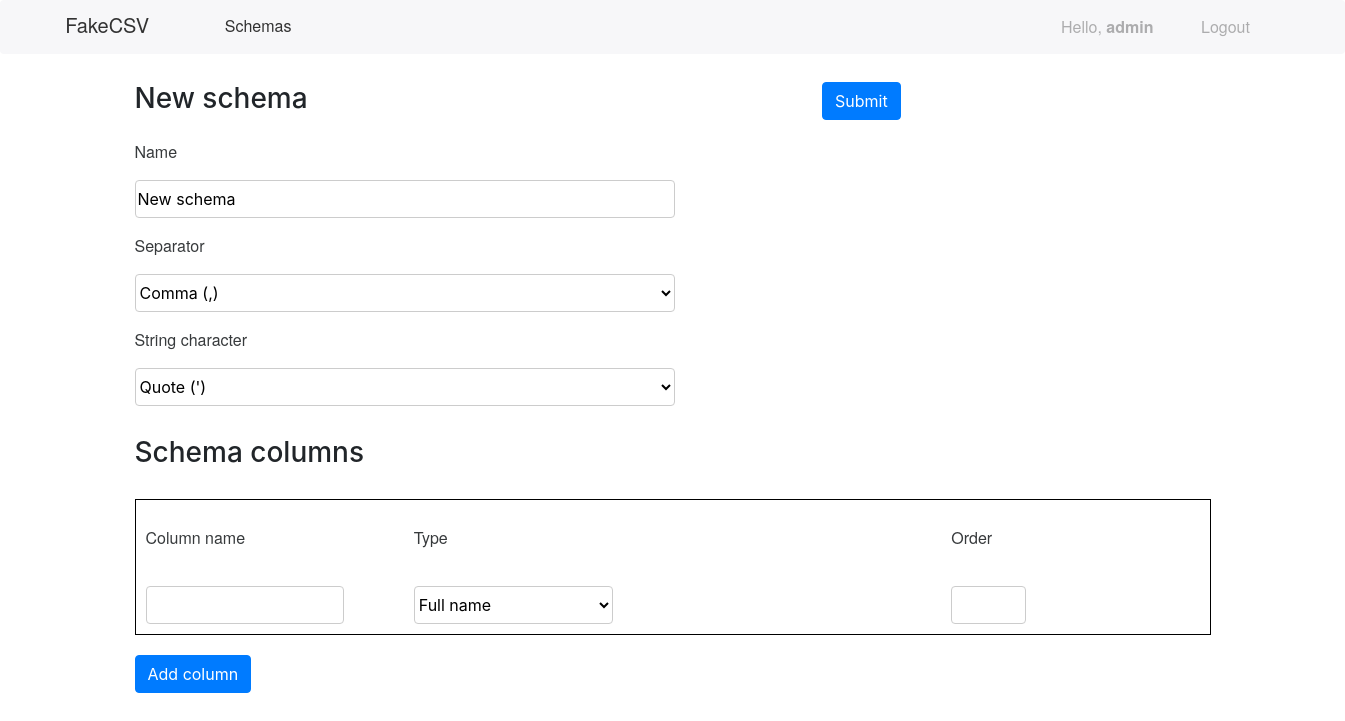
Page /new_schema?id=8 (signed in) on the earlier database version.
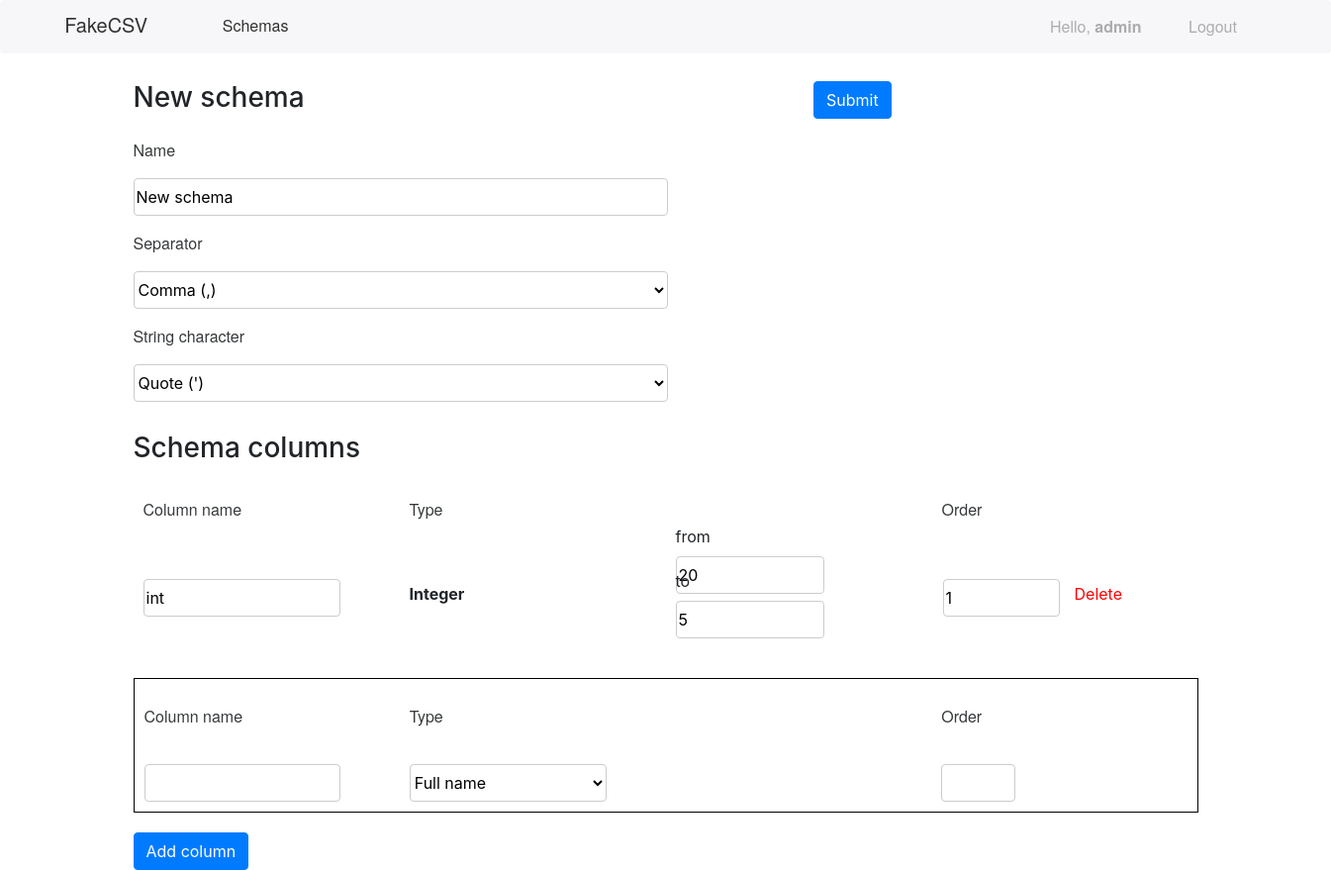
Same page on the later database version.
### Main/models.py (models this page shows, shortened)
class Column(models.Model):
    schema = models.ForeignKey(Schema, on_delete=models.CASCADE, verbose_name='Таблица')
    col_type = models.ForeignKey(ColumnType, on_delete=models.CASCADE, verbose_name='Тип колонки')
    name = models.CharField(verbose_name='Имя колонки', max_length=32)
    order = models.IntegerField(verbose_name='Порядковый номер')
    extras = models.TextField(verbose_name='Дополнительные параметры', default='{}')
    class Meta:
        verbose_name = 'Колонка'
        verbose_name_plural = 'Колонки'

class ColumnType(models.Model):
    name = models.CharField(max_length=32, verbose_name='Название')
    specials = models.TextField(null=True, verbose_name='Дополнительные параметры')
    validator = models.CharField(null=True, max_length=32, verbose_name='Класс-валидатор')
    def __str__(self):
        return self.name
    class Meta:
        verbose_name = 'Тип колонки'
        verbose_name_plural = 'Типы колонок'

### Main/main.py (the view)
    def decorator(*args):
        if len(args) == 0:
            raise Exception('no request in func arguments')
        request = args[0]
        if not request.user.is_authenticated:
            return HttpResponseRedirect(DEFAULT_LOGIN_PAGE)
        return fun(*args)

### Main/main.py (called while the page is built)
def check_authorize(fun):
    def decorator(*args):
        if len(args) == 0:
            raise Exception('no request in func arguments')
        request = args[0]
        if not request.user.is_authenticated:
            return HttpResponseRedirect(DEFAULT_LOGIN_PAGE)
        return fun(*args)
    return decorator

### Main/models.py (called while the page is built)
    def __str__(self):
        return self.description

    def __str__(self):
        return self.description

    @property
    def columns(self):
        return Column.objects.filter(schema=self)

### Main/templatetags/filters.py (called while the page is built)
@register.filter('serialize')
def serialize(d):
    return dumps(d)

### templates/Main/new_schema.html (shortened to what the changed rows need)
{% extends 'Main/base_main.html' %}
{% load filters %}
{% block content %}
    <form method="POST">
        {% for column in data.columns %}
            <table class="new-table" style="border: none;">
                <tr>
                    <td class="new-td"><label class="label">Column name</label></td>
                    <td class="new-td"><label class="label">Type</label></td>
                    <td class="new-td"></td>
                    <td class="new-td"><label class="label">Order</label></td>
                </tr>
                <tr>
                    <td class="new-td"><input class="table-input" name="colname_{{ column.order }}" value="{{ column.name }}" style="width: 80%;"></td>
                    <td class="new-td">
                        <b>{{ column.type }}</b>
                    </td>
                    <td class="new-td">
                        <div class="row">
                            {% for key, val in column.extras.items %}
                                <div class="col" style="margin-top: -25px;">
                                    {{ key }}<br>
                                    <input class="table-input" name="colextra_{{ column.order }}_{{ key }}" value="{{ val }}" style="width: 150px;">
                                </div>
                            {% endfor %}
                        </div>
                    </td>
                    <td class="new-td">
                        <table style="width: 400px;">
                            <tr>
                                <td style="width: 30%;">
                                    <input class="table-input" name="colorder_{{ column.order }}" value="{{ column.order }}" style="width: 100%;">
                                </td>
                                <td>
                                    <button type="submit" class="btn btn-link" style="color: red; text-decoration: none;" name="action" value="delete_{{ column.order }}">Delete</button>
                                </td>
                            </tr>
                        </table>
                    </td>
                </tr>
            </table>
        {% endfor %}
    </form>
{% endblock %}

Differences in the rows shown:
added Column: name "int"
now on this page (row unchanged): ColumnType: type "Integer"
Other differences:
new list line: "Column name Type Order from 20 to 5 1 Delete"
